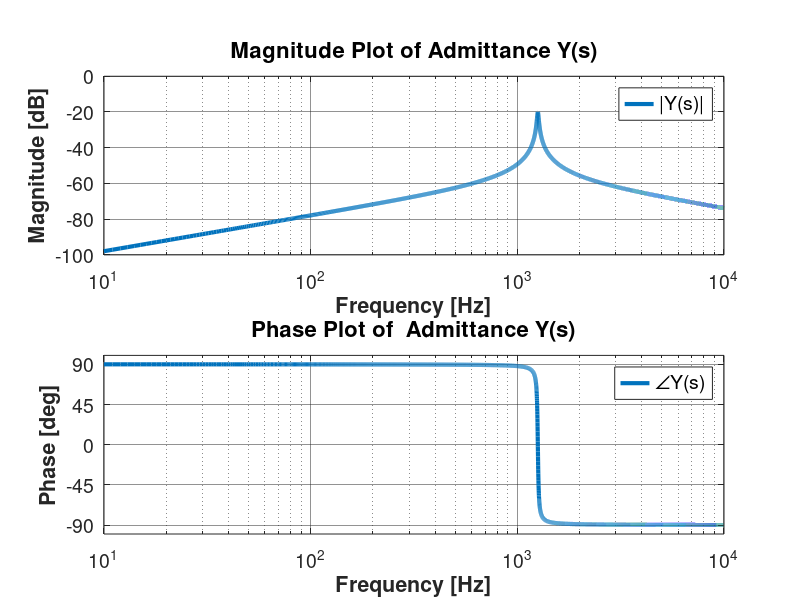
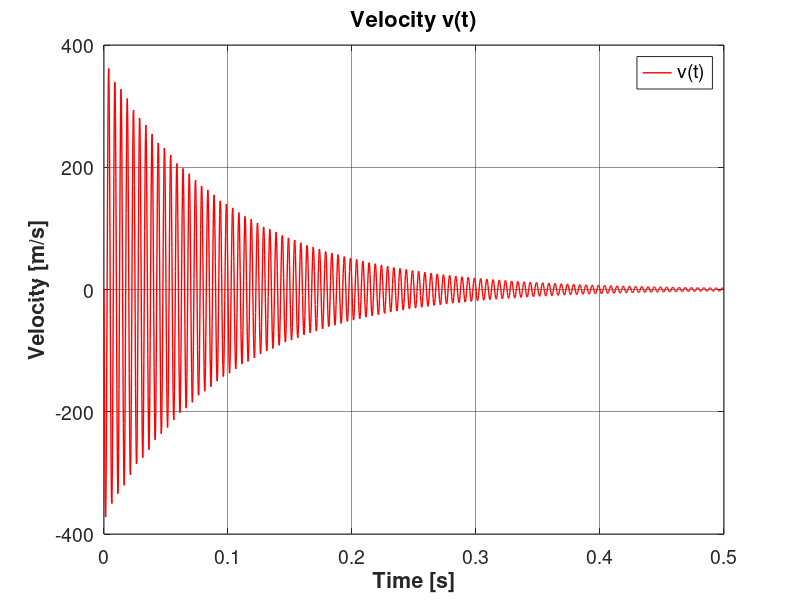
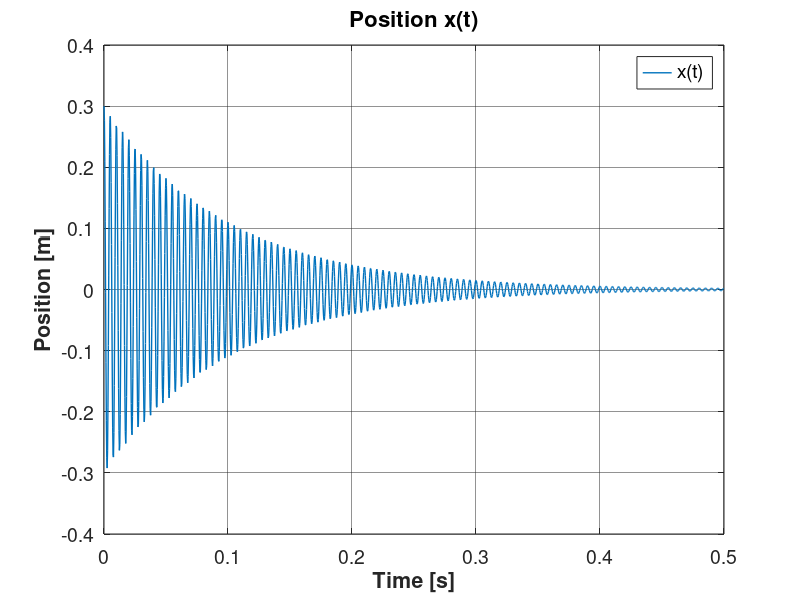

Here is the MATLAB script that generated these plots, in order: (Note: this script raises an error after producing the figures.)
%Team B2 Hw3
%2/13/21

clc
clear all
close all

%%
%Parameters
m = 0.5; % Mass in [kg]
C = 1.2665e-6; %Spring Compliance in [m/N]
R = 10;% Damping Coefficent in [Ns/m]
freqL  = 10;
freqH  = 10000;

%Y(jw) - Mechanical Admittance in Laplace Domain
w = (freqL:freqH);
ss = (1j)*w;
Y = 1./(m.*ss+1./(C.*ss)+R);

%Y(s) plot
mag = 20*log10(abs(Y));
phase = angle(Y)*180/pi;

figure()
set(gcf,'position',[0,0,1080,1080])

subplot(2,1,1);
mm = semilogx(w,mag);
set(mm, 'LineWidth', 3)
xlim([freqL,freqH])
ylim([-1e2,0])
grid on
xlabel('Frequency [Hz]', 'FontSize',16,'FontWeight','bold')
ylabel('Magnitude [dB]', 'FontSize', 16, 'FontWeight', 'bold')
set(gca, 'FontSize',14,'GridAlpha',0.5,'MinorGridAlpha', 0.5);
legend('|Y(s)|','FontSize',14);
title('Magnitude Plot of Admittance Y(s)', 'FontSize', 16, 'FontWeight','bold')

subplot(2,1,2);
pp = semilogx(w,phase);
set(pp, 'LineWidth', 3)
xlim([freqL,freqH])
ylim([-1e2,1e2])
grid on
xlabel('Frequency [Hz]', 'FontSize', 16, 'FontWeight', 'bold')
ylabel('Phase [deg]', 'FontSize', 16, 'FontWeight', 'bold')
set(gca, 'FontSize',14,'GridAlpha',0.5,'MinorGridAlpha', 0.5);
legend('\angleY(s)', 'FontSize',14,'Location','best')
title('Phase Plot of  Admittance Y(s)', 'FontSize', 16, 'FontWeight', 'bold')
set(gca,'YTick',(-2:2)*45)
saveas(gcf,'Y.png')
%%
%Define s
s = tf('s');

% IC's
x0 = 0.3 ; %Inital Displacement of the Mass [m]
v0 = 1; %Inital Velocity of the Mass [m/s]

%V(s) IC's in Laplace Domain
FX0 = -1/C*x0/s;
FV0 = m*v0;

%X(s) IC's in Laplace Domain
X0 = x0/s;

%TF: V(s) = F(s)*Y(s)
F = FX0+FV0;
Y = 1/(m*s+1/(C*s)+R);
V = F*Y;

%TF: X(s)-X(0) = integrate(V(s)) = V(s)/s
X = V/s+X0;

%Solving v(t) & x(t)
wn = sqrt(1/(C*m));
N = round(2.5*wn)/2; % Numbers of pts
dt = 1/(2.5*wn); %differential time step
t = (0:N-1)*dt;
v = impulse(V,t);
x = impulse(X,t);

%Ploting v(t)
figure()
plot(t,v, 'LineWidth', 1, 'color', 'r');
grid on
xlabel('Time [s]', 'FontSize',16,'FontWeight','bold')
ylabel('Velocity [m/s]', 'FontSize', 16, 'FontWeight', 'bold')
set(gca, 'FontSize',14,'GridAlpha',0.5,'MinorGridAlpha', 0.5);
legend('v(t)','FontSize',14);
title('Velocity v(t)', 'FontSize', 16, 'FontWeight','bold')
saveas(gcf,'v.png');

%Ploting x(t)
figure()
plot(t,x, 'LineWidth', 1);
grid on
xlabel('Time [s]', 'FontSize',16,'FontWeight','bold')
ylabel('Position [m]', 'FontSize', 16, 'FontWeight', 'bold')
set(gca, 'FontSize',14,'GridAlpha',0.5,'MinorGridAlpha', 0.5);
legend('x(t)','FontSize',14);
title('Position x(t)', 'FontSize', 16, 'FontWeight','bold')
saveas(gcf,'x.png');

%% Changing R & C
%Define s
s = tf('s');

%Parameters
m = 0.5; % Mass in [kg]
C = 1.2665e-6; %Spring Compliance in [m/N]
R = 10;% Damping Coefficent in [Ns/m]

% IC's
x0 = 0.3 ; %Inital Displacement of the Mass [m]
v0 = 1; %Inital Velocity of the Mass [m/s]

%Y(jw) - Mechanical Admittance in Laplace Domain
w = (freqL:freqH);
ss = (1j)*w;

% set-up
len = 5;
Q = (1:len);
mag=zeros(length(Q),length(w));
phase=zeros(length(Q),length(w));
txt = strings(length(Q),1);
RR = zeros(length(Q),1);
CC = zeros(length(Q),1);
base = 5;

%V(s) IC's in Laplace Domain
FX0 = -1/C*x0/s;
FV0 = m*v0;
F = FX0+FV0;

%X(s) IC's in Laplace Domain
X0 = x0/s;

% x(t) and v(t) arrays
v = zeros(len, N);
x = zeros(len, N);
%---------------------------------------------------------%

%DSP set-up
wn = sqrt(1/(C*m));
N = round(2.5*wn)/2; % Numbers of pts
dt = 1/(2.5*wn); %differential time step
t = (0:N-1)*dt;

V=zeros(length(Q),1);
X=zeros(length(Q),1);

%Solving
for ii = 1:length(Q)
    %Y(s) plot
    RR(ii) = R*base^(Q(ii)-3);
    Y = 1./(m.*ss+1./(C.*ss)+RR(ii));
    mag(ii,:) = 20*log10(abs(Y));
    phase(ii,:) = angle(Y)*180/pi;
    txt(ii) = strcat(string(base^(Q(ii)-3)));
    
    %TF: V(s) = F(s)*Y(s)
    %TF: X(s)-X(0) = integrate(V(s)) = V(s)/s
    V = F/(m*s+1/(C*s)+RR(ii));
    X = V/s+X0;
    
    %Solving v(t) & x(t)
    v(ii,:) = impulse(V,t);
    x(ii,:) = impulse(X,t);
end

%---R Mag & Angle Plot---%
figure()
set(gcf,'position',[0,0,1080,1080])

    %----R Mag Plot----%
    subplot(2,1,1);
    mm = semilogx(w,mag);
    set(mm, 'LineWidth', 2)
    xlim([freqL,freqH])
    ylim([-1e2,0])
    grid on
    xlabel('Frequency [Hz]', 'FontSize',16,'FontWeight','bold')
    ylabel('Magnitude [dB]', 'FontSize', 16, 'FontWeight', 'bold')
    set(gca, 'FontSize',14,'GridAlpha',0.5,'MinorGridAlpha', 0.5);
    leg = legend(txt,'FontSize',14);
    htitle = get(leg,'Title');
    set(htitle, 'String','Ratio R_i/R')
    title('Magnitude Plot of Admittance Y(s) with Varying R', 'FontSize', 16, 'FontWeight','bold')

    %----R Angle Plot----%
    subplot(2,1,2);
    pp = semilogx(w,phase);
    set(pp, 'LineWidth', 2)
    xlim([freqL,freqH])
    ylim([-1e2,1e2])
    grid on
    xlabel('Frequency [Hz]', 'FontSize', 16, 'FontWeight', 'bold')
    ylabel('Phase [deg]', 'FontSize', 16, 'FontWeight', 'bold')
    set(gca, 'FontSize',14,'GridAlpha',0.5,'MinorGridAlpha', 0.5);
    leg = legend(txt, 'FontSize',14,'Location','best')
    htitle = get(leg,'Title');
    set(htitle, 'String','Ratio R_i/R')
    title('Phase Plot of  Admittance Y(s) with Varying R', 'FontSize', 16, 'FontWeight', 'bold')
    set(gca,'YTick',(-2:2)*45)
    saveas(gcf,'R.png')

%----R Velocity Plot----%
figure()
plot(t,v, 'LineWidth', 1);
grid on
xlabel('Time [s]', 'FontSize',16,'FontWeight','bold')
ylabel('Velocity [m/s]', 'FontSize', 16, 'FontWeight', 'bold')
set(gca, 'FontSize',14,'GridAlpha',0.5,'MinorGridAlpha', 0.5);
leg = legend(txt,'FontSize',14);
htitle = get(leg,'Title');
set(htitle, 'String','Ratio R_i/R')
title('Velocity v(t) with varying R', 'FontSize', 16, 'FontWeight','bold')
saveas(gcf,'v2.png');

%----R Position Plot----%
figure()
plot(t,x, 'LineWidth', 1);
grid on
xlabel('Time [s]', 'FontSize',16,'FontWeight','bold')
ylabel('Position [m]', 'FontSize', 16, 'FontWeight', 'bold')
set(gca, 'FontSize',14,'GridAlpha',0.5,'MinorGridAlpha', 0.5);
leg = legend(txt,'FontSize',14);
htitle = get(leg,'Title');
set(htitle, 'String','Ratio R_i/R')
title('Position x(t) with varying R', 'FontSize', 16, 'FontWeight','bold')
saveas(gcf,'x2.png');





%--------------Varying C---------------------------------%

%DSP set-up
wn = sqrt(1/(C*m));
N = round(2.5*wn)/2*25; % Numbers of pts
dt = 1/(2.5*wn*25); %differential time step
t = (0:N-1)*dt;
base = 100;

v = zeros(len, N);
x = zeros(len, N);

%Solving
for ii = 1:length(Q)
    CC(ii) = C*base^(ii-2);
    Y = 1./(m.*ss+1./(CC(ii).*ss)+R);
    mag(ii,:) = 20*log10(abs(Y));
    phase(ii,:) = angle(Y)*180/pi;
    txt(ii) = strcat(string(base^(Q(ii)-2)));
    
    %V(s) IC's in Laplace Domain
    FX0 = -1/CC(ii)*x0/s;
    F = FX0+FV0;
    
    %TF: V(s) = F(s)*Y(s)
    V = F/(m*s+1/(CC(ii)*s)+R);
    X = V/s+X0;
    
    %Solving v(t) & x(t)
    v(ii,:) = impulse(V,t);
    x(ii,:) = impulse(X,t);
    
end

%---C Mag & Angle Plot---%
figure()
set(gcf,'position',[0,0,1080,1080])

    %----C Mag Plot----%
    subplot(2,1,1);
    mm = semilogx(w,mag);
    set(mm, 'LineWidth', 2)
    xlim([freqL,freqH])
    ylim([-1e2,0])
    grid on
    xlabel('Frequency [Hz]', 'FontSize',16,'FontWeight','bold')
    ylabel('Magnitude [dB]', 'FontSize', 16, 'FontWeight', 'bold')
    set(gca, 'FontSize',14,'GridAlpha',0.5,'MinorGridAlpha', 0.5);
    leg = legend(txt,'FontSize',14, 'Location', 'best');
    htitle = get(leg,'Title');
    set(htitle, 'String','Ratio C_i/C')
    title('Magnitude Plot of Admittance Y(s) with Varying C', 'FontSize', 16, 'FontWeight','bold')

    %----C Angle Plot----%
    subplot(2,1,2);
    pp = semilogx(w,phase);
    set(pp, 'LineWidth', 2)
    xlim([freqL,freqH])
    ylim([-1e2,1e2])
    grid on
    xlabel('Frequency [Hz]', 'FontSize', 16, 'FontWeight', 'bold')
    ylabel('Phase [deg]', 'FontSize', 16, 'FontWeight', 'bold')
    set(gca, 'FontSize',14,'GridAlpha',0.5,'MinorGridAlpha', 0.5);
    leg = legend(txt, 'FontSize',14,'Location','best')
    htitle = get(leg,'Title');
    set(htitle, 'String','Ratio C_i/C')
    title('Phase Plot of  Admittance Y(s) with Varying C', 'FontSize', 16, 'FontWeight', 'bold')
    set(gca,'YTick',(-2:2)*45)
    saveas(gcf,'C.png')

%----C Velocity Plot----%
figure()
plot(t,v, 'LineWidth', 1);
grid on
xlabel('Time [s]', 'FontSize',16,'FontWeight','bold')
ylabel('Velocity [m/s]', 'FontSize', 16, 'FontWeight', 'bold')
xlim([0,0.5])
set(gca, 'FontSize',14,'GridAlpha',0.5,'MinorGridAlpha', 0.5);
leg = legend(txt,'FontSize',14);
htitle = get(leg,'Title');
set(htitle, 'String','Ratio C_i/C')
title('Velocity v(t) with varying C', 'FontSize', 16, 'FontWeight','bold')
saveas(gcf,'v3.png');

%----C Position Plot----%
figure()
plot(t,x, 'LineWidth', 1);
grid on
xlabel('Time [s]', 'FontSize',16,'FontWeight','bold')
ylabel('Position [m]', 'FontSize', 16, 'FontWeight', 'bold')
xlim([0,0.5])
set(gca, 'FontSize',14,'GridAlpha',0.5,'MinorGridAlpha', 0.5);
leg = legend(txt,'FontSize',14);
htitle = get(leg,'Title');
set(htitle, 'String','Ratio C_i/C')
title('Position x(t) with varying C', 'FontSize', 16, 'FontWeight','bold')
saveas(gcf,'x3.png');


    